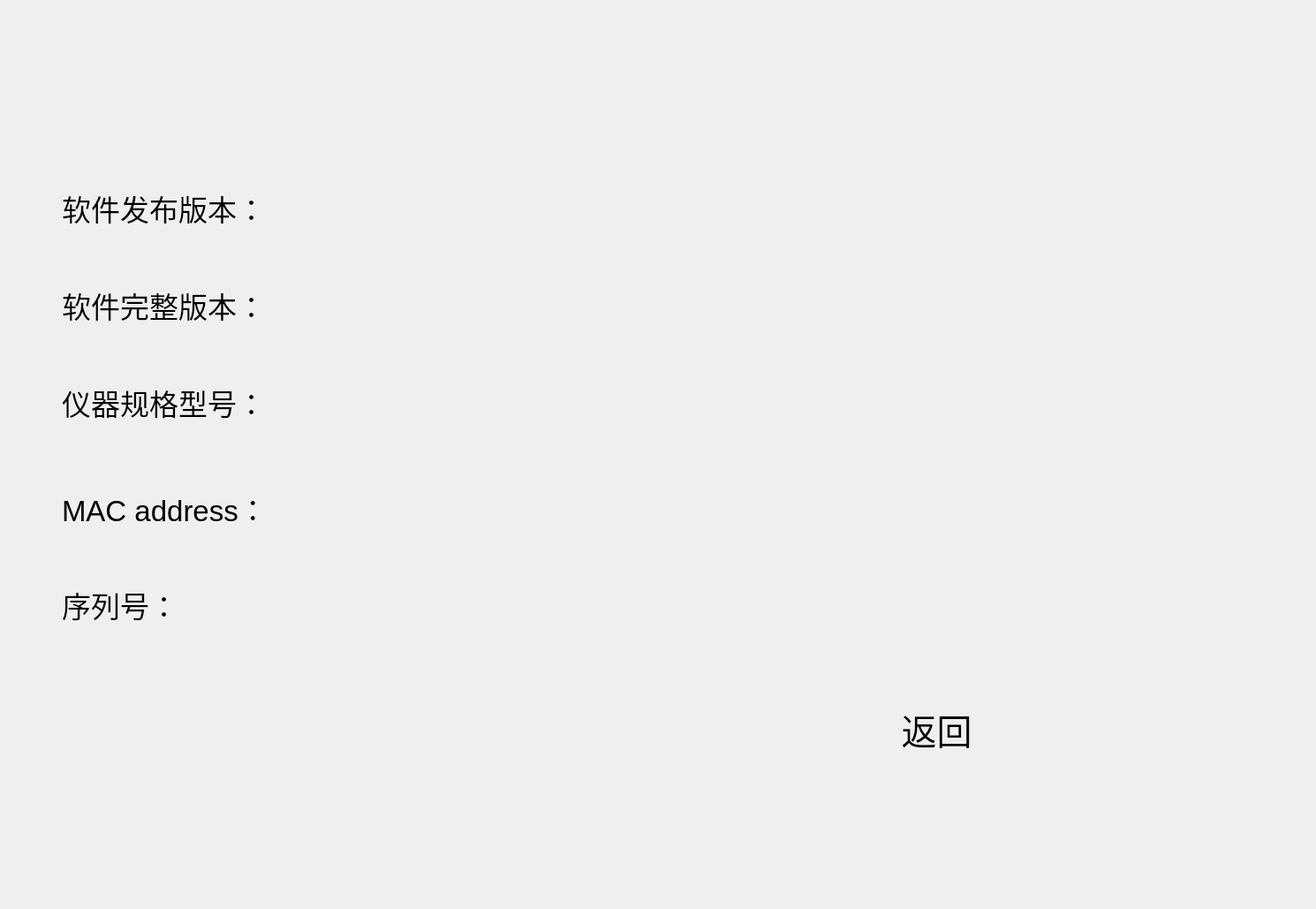
<?xml version="1.0" encoding="UTF-8"?>
<ui version="4.0">
 <class>version</class>
 <widget class="QDialog" name="version">
  <property name="geometry">
   <rect>
    <x>0</x>
    <y>0</y>
    <width>1490</width>
    <height>1029</height>
   </rect>
  </property>
  <property name="windowTitle">
   <string>Dialog</string>
  </property>
  <widget class="QLabel" name="label_soft_v">
   <property name="geometry">
    <rect>
     <x>70</x>
     <y>200</y>
     <width>281</width>
     <height>71</height>
    </rect>
   </property>
   <property name="font">
    <font>
     <pointsize>25</pointsize>
    </font>
   </property>
   <property name="text">
    <string>软件发布版本：</string>
   </property>
  </widget>
  <widget class="QLabel" name="label_machine_type_2">
   <property name="geometry">
    <rect>
     <x>360</x>
     <y>420</y>
     <width>651</width>
     <height>71</height>
    </rect>
   </property>
   <property name="font">
    <font>
     <pointsize>25</pointsize>
    </font>
   </property>
   <property name="text">
    <string/>
   </property>
   <property name="alignment">
    <set>Qt::AlignRight|Qt::AlignTrailing|Qt::AlignVCenter</set>
   </property>
  </widget>
  <widget class="QLabel" name="label_machine_type">
   <property name="geometry">
    <rect>
     <x>70</x>
     <y>420</y>
     <width>281</width>
     <height>71</height>
    </rect>
   </property>
   <property name="font">
    <font>
     <pointsize>25</pointsize>
    </font>
   </property>
   <property name="text">
    <string>仪器规格型号：</string>
   </property>
  </widget>
  <widget class="QLabel" name="label_soft_v_all_2">
   <property name="geometry">
    <rect>
     <x>360</x>
     <y>310</y>
     <width>661</width>
     <height>71</height>
    </rect>
   </property>
   <property name="font">
    <font>
     <pointsize>25</pointsize>
    </font>
   </property>
   <property name="text">
    <string/>
   </property>
   <property name="alignment">
    <set>Qt::AlignRight|Qt::AlignTrailing|Qt::AlignVCenter</set>
   </property>
  </widget>
  <widget class="QLabel" name="label_soft_v_2">
   <property name="geometry">
    <rect>
     <x>350</x>
     <y>200</y>
     <width>671</width>
     <height>71</height>
    </rect>
   </property>
   <property name="font">
    <font>
     <pointsize>25</pointsize>
    </font>
   </property>
   <property name="text">
    <string/>
   </property>
   <property name="alignment">
    <set>Qt::AlignRight|Qt::AlignTrailing|Qt::AlignVCenter</set>
   </property>
  </widget>
  <widget class="QLabel" name="label_serail">
   <property name="geometry">
    <rect>
     <x>70</x>
     <y>650</y>
     <width>271</width>
     <height>71</height>
    </rect>
   </property>
   <property name="font">
    <font>
     <pointsize>25</pointsize>
    </font>
   </property>
   <property name="text">
    <string>&lt;html&gt;&lt;head/&gt;&lt;body&gt;&lt;p&gt;序列号：      &lt;/p&gt;&lt;/body&gt;&lt;/html&gt;</string>
   </property>
  </widget>
  <widget class="QLabel" name="label_mac_address">
   <property name="geometry">
    <rect>
     <x>70</x>
     <y>540</y>
     <width>281</width>
     <height>71</height>
    </rect>
   </property>
   <property name="font">
    <font>
     <pointsize>25</pointsize>
    </font>
   </property>
   <property name="text">
    <string>MAC address：</string>
   </property>
  </widget>
  <widget class="QPushButton" name="pushButton">
   <property name="geometry">
    <rect>
     <x>910</x>
     <y>770</y>
     <width>301</width>
     <height>111</height>
    </rect>
   </property>
   <property name="font">
    <font>
     <pointsize>30</pointsize>
    </font>
   </property>
   <property name="styleSheet">
    <string notr="true">background-image: url(:/images/back.png);</string>
   </property>
   <property name="text">
    <string>返回</string>
   </property>
   <property name="flat">
    <bool>true</bool>
   </property>
  </widget>
  <widget class="QLabel" name="label_serail_2">
   <property name="geometry">
    <rect>
     <x>520</x>
     <y>660</y>
     <width>511</width>
     <height>71</height>
    </rect>
   </property>
   <property name="font">
    <font>
     <pointsize>25</pointsize>
    </font>
   </property>
   <property name="text">
    <string/>
   </property>
   <property name="alignment">
    <set>Qt::AlignRight|Qt::AlignTrailing|Qt::AlignVCenter</set>
   </property>
  </widget>
  <widget class="QLabel" name="label_soft_v_all">
   <property name="geometry">
    <rect>
     <x>70</x>
     <y>310</y>
     <width>271</width>
     <height>71</height>
    </rect>
   </property>
   <property name="font">
    <font>
     <pointsize>25</pointsize>
    </font>
   </property>
   <property name="text">
    <string>软件完整版本：</string>
   </property>
  </widget>
  <widget class="QLabel" name="label_mac_address_2">
   <property name="geometry">
    <rect>
     <x>370</x>
     <y>540</y>
     <width>521</width>
     <height>71</height>
    </rect>
   </property>
   <property name="font">
    <font>
     <pointsize>25</pointsize>
    </font>
   </property>
   <property name="text">
    <string/>
   </property>
   <property name="alignment">
    <set>Qt::AlignRight|Qt::AlignTrailing|Qt::AlignVCenter</set>
   </property>
  </widget>
 </widget>
 <resources/>
 <connections/>
</ui>
